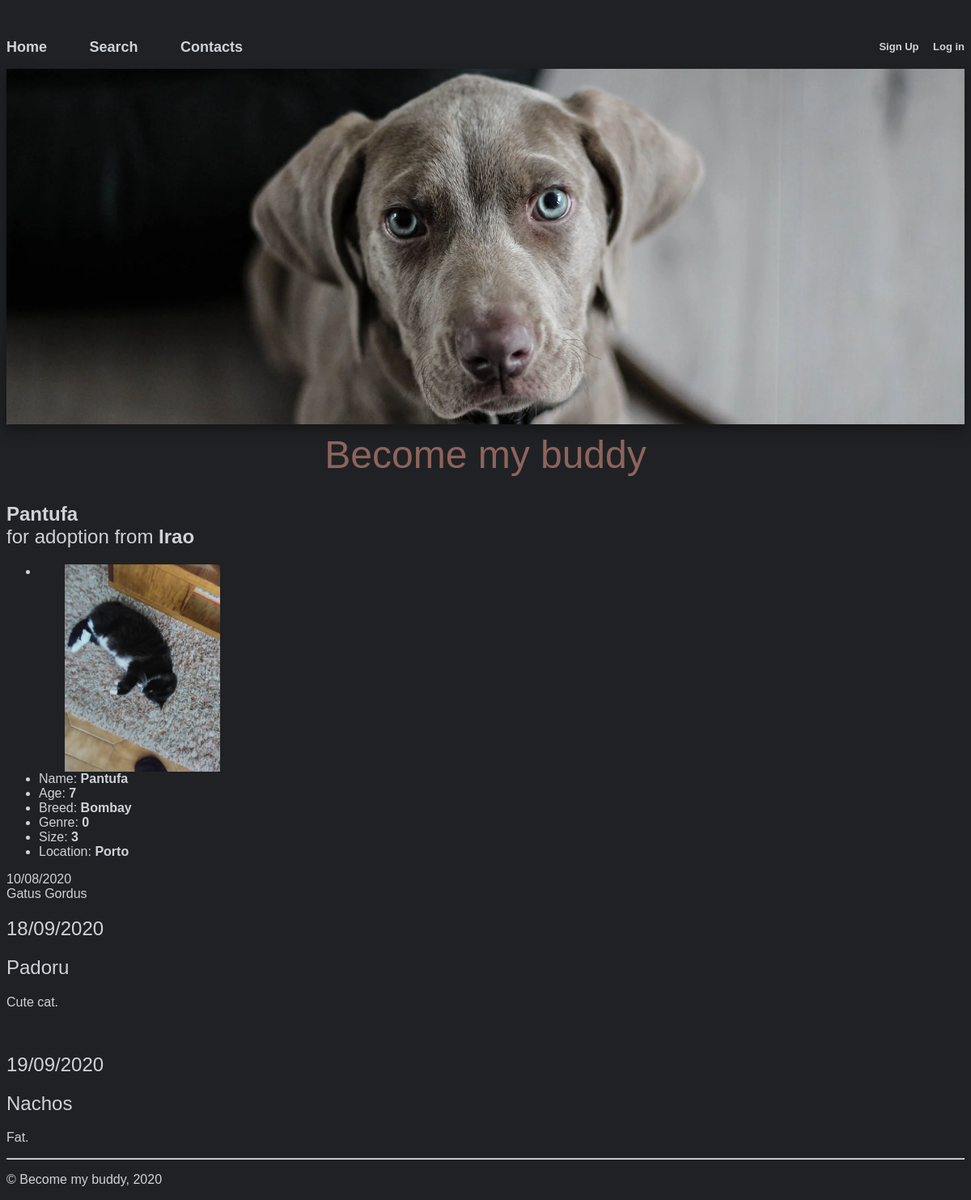
The page /pages/post.php?post_id=1 on the database its author committed.
### tables this page shows
CREATE TABLE Photo( 
    id INTEGER PRIMARY KEY,
    post_id INTEGER REFERENCES PetPost(id),
    photo_path TEXT,
    date DATE NOT NULL
);

CREATE TABLE Comment(
    id INTEGER PRIMARY KEY,
    user_id INTEGER REFERENCES User(id),
    post_id INTEGER REFERENCES PetPost(id),
    text TEXT NOT NULL,
    date DATE NOT NULL
);

CREATE TABLE User(
    id INTEGER PRIMARY KEY,
    username TEXT NOT NULL,
    password TEXT NOT NULL,
    picture TEXT,
    email TEXT UNIQUE NOT NULL,
    mobile_number CHAR(9) UNIQUE NOT NULL
);

### pages/post.php (called while the page is built, shortened)
<?php
  include('../templates/common/tpl_header.php');
  include('../database/queries/db_post.php');
  include('../templates/tpl_post.php');
  $post = getPost($_GET['post_id']);
  $comments = getComments($_GET['post_id']);
  drawPost($post, $comments);
  include('../templates/common/tpl_footer.php');
?>

### database/queries/db_post.php (called while the page is built, shortened)
<?php
  function getPost($post_id) {
    $db = Database::instance()->db();
    $stmt = $db->prepare(
        '
        SELECT petpost.name as name, age, gender, size, description, petpost.date as date,
        Color.name as color, Species.name as species,
        City.name as location, User.username as user,
        photo_path
        FROM petpost JOIN Color on(petpost.color_id=color.id)
            JOIN Species on(petpost.species_id=species.id)
            JOIN City on(city.id = petpost.city_id)
            JOIN User on (User.id = petpost.user_id)
            JOIN Photo on (Photo.post_id = petpost.id)
        WHERE petpost.id=?'
    );
    $stmt->execute(array($post_id));
    $posts = $stmt->fetchAll();
    if (count($posts) > 0)
        return $posts[0];
    else return null;
  }
  function getComments($post_id) {
    $db = Database::instance()->db();
    $stmt = $db->prepare(
        '
        SELECT username, text, date
        FROM Comment JOIN User on(Comment.user_id = User.id)
        WHERE Comment.post_id=?'
    );
    $stmt->execute(array($post_id));
    return $stmt->fetchAll();
  }
?>

### templates/tpl_post.php (the view)
<?php function drawPost($post, $comments) {
?>
    <h2>
      <b><?php echo $post['name']; ?></b> </br>
      for adoption from <b><?php echo $post['user']; ?></b>
    </h2>
    <div class="petpost">
      <ul>
        <li class="list-item-img">
        <?php echo '<div style="background: url( ../static/images/' . $post['photo_path'] . ') no-repeat center /auto 100%"></div>'?>
        </li>
        <li>Name: <b><?php echo $post['name']; ?></b></li>
        <li>Age: <b><?php echo $post['age']; ?></b></li>
        <li>Breed: <b><?php echo $post['species']; ?></b></li>
        <li>Genre: <b><?php echo $post['gender']; ?></b></li>
        <li>Size: <b><?php echo $post['size']; ?></b></li>
        <li>Location: <b><?php echo $post['location']; ?></b></li>
      </ul>
      <?php echo $post['date']; ?>
    </div>
    <?php echo $post['description']; ?>
    <?php
    foreach($comments as $comment) {
        echo '<br>';
        drawComment($comment);
    }
    ?>
<?php } ?>
<?php function drawComment($comment) {
?>
    <h2> <?php echo $comment['date']; ?> </h2>
    <h2> <?php echo $comment['username']; ?> </h2>
    <p> <?php echo $comment['text']; ?> </p>
<?php } ?>

### templates/common/tpl_header_noimg.php (shortened to what this page needs)
<!DOCTYPE html>
<html lang="en-US">
  <head>
    <link href="../css/style.css" rel="stylesheet">
    <link href="../css/layout.css" rel="stylesheet">
    <link href="../css/responsive.css" rel="stylesheet">
  </head>
  <body>
    <nav id="menu">
      <ul>
        <li><a href="/index.php">Home</a></li>
        <li><a href="/index.php">Search</a></li>
        <li><a href="/index.php">Contacts</a></li>
      </ul>
      <div id="signup">
        <a href="register.php">Sign Up</a>
        <a href="login.php">Log in</a>
      </div>
    </nav>

### templates/common/tpl_header.php
<?php
  include('tpl_header_noimg.php');
?>
    <img id="headimg" src="/static/headimg.png" alt="Cute dog looking at camera."/>
    <header>
      <h1><a href="/index.php">Become my buddy</a></h1>
    </header>

### templates/common/tpl_footer.php
    <footer>
      <hr />
      <p>&copy; Become my buddy, 2020</p>
    </footer>
  </body>
</html>

### css/style.css (style rules this page uses)
:root { --fonts: helvetica, sans-serif; --background: #202124; --main: #cfd3d8; --green: #5d8d79; --darkGreen: #2f5e4a; --orange: #8d645d; --dark: #121212; --light: #3c4042; }
body { background-color: var(--background); font-family: var(--fonts); color: var(--main); }
#headimg { box-shadow: 0 6px 10px 0 rgba(0, 0, 0, 0.2), 0 8px 22px 0 rgba(0, 0, 0, 0.19); }
h1 { color: var(--orange); font-size: 3em; font-weight: normal; }
h2 { font-size: 1.5em; font-weight: normal; }
h1 a, h2 a, h3 a, h4 a { color: inherit; text-decoration: none; }
#menu { font-weight: bold; }
#menu > ul > li { list-style-type: none; }
#menu > ul > li + li { margin-left: 3em; }
#menu > ul > li > a { text-decoration: none; font-size: large; color: var(--main); }
#signup a { text-decoration: none; font-size: small; color: var(--main); }
.list-item-img div { width: 16em; height: 16em; border-radius: 12px 12px 0px 0px; background-size: contain; }

### css/layout.css (style rules this page uses)
:root { --list_gap: 2em; --list_gap_inv: -2em; --list-height: 48em; }
body { margin-top: 3em; }
#headimg { display: block; margin: 1em auto 0 auto; width: 100%; }
h1 { margin-top: 0.2em; text-align: center; }
#menu { overflow: auto; }
#menu > ul { display: inline-block; padding: 0; margin: 0; }
#menu > ul > li { display: inline-block; position: relative; }
#signup { float: right; }
#signup a + a { padding-left: 1em; }

### rows shown on the page
photo: photo_path (picture)
comment: date "18/09/2020", user.username "Padoru", text "Cute cat."
comment: date "19/09/2020", user.username "Nachos", text "Fat."

### other values the page prints
$post['name'] "Pantufa"
$post['user'] "Irao"
$post['age'] "7"
$post['species'] "Bombay"
$post['gender'] "0"
$post['size'] "3"
$post['location'] "Porto"
$post['date'] "10/08/2020"
$post['description'] "Gatus Gordus"
